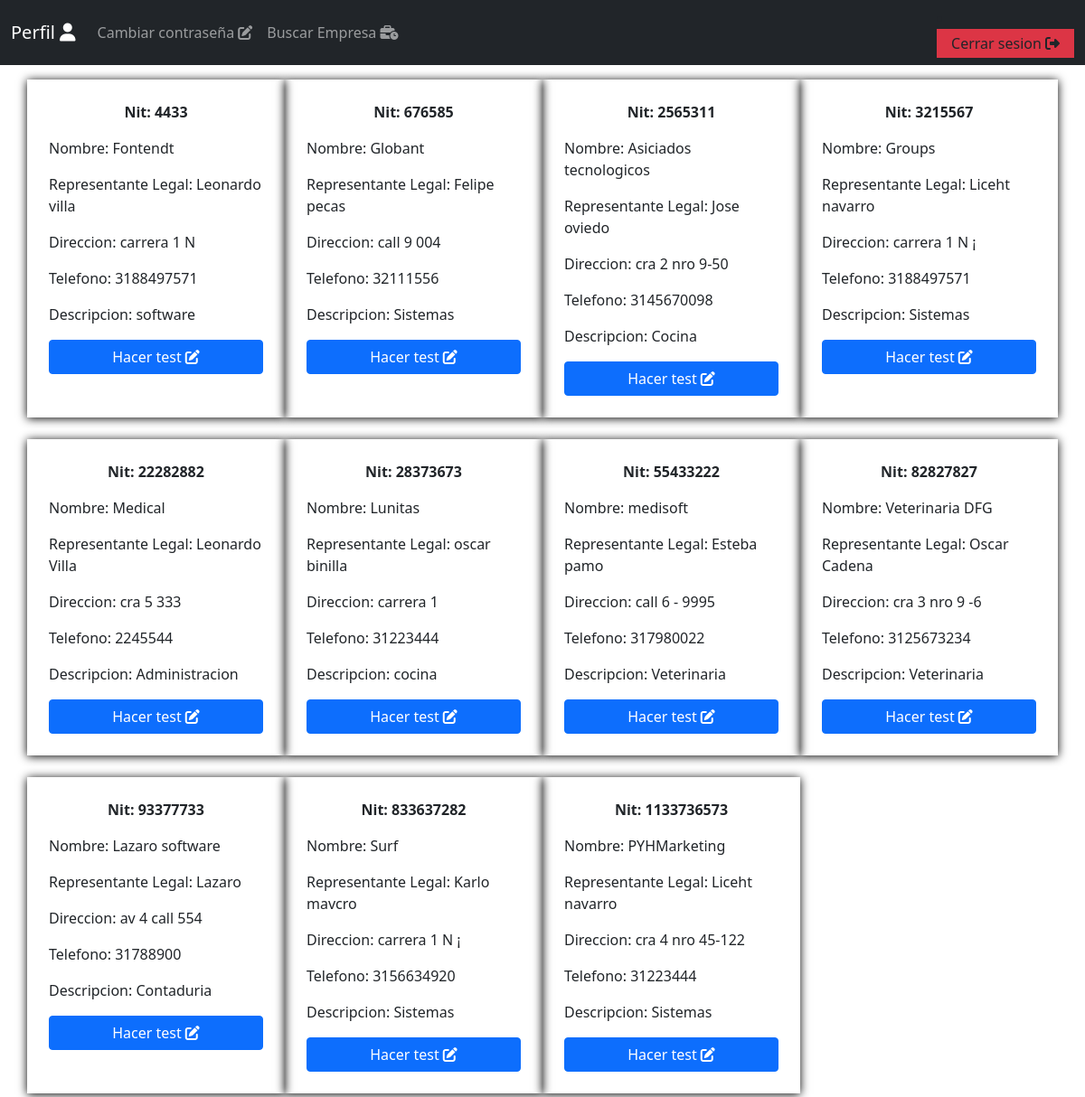
/logic/C_search.php (signed in), run on the app's committed database.
### tables this page shows
CREATE TABLE `empresa` (
  `nit` int(11) NOT NULL,
  `nombre` varchar(50) NOT NULL,
  `representante` varchar(50) NOT NULL,
  `direccion` varchar(50) NOT NULL,
  `telefono` varchar(11) NOT NULL,
  `descripcion` varchar(100) NOT NULL,
  `contrasenia` varchar(100) NOT NULL,
  `estado` int(2) NOT NULL
);

### controller/Sentencias.php (called while the page is built, shortened)
<?php
    include "../models/database.php";
    class Sentencias
    {
        private $db;
        public function __construct()
        {
            $this->db = new Conexion();
            $this->db = $this->db->conectar();
        }
        public function listarEmpresa()
        {
            $sql = "SELECT * FROM empresa WHERE estado = 1";
            $registro = array();
            try{
                $query = $this->db->prepare($sql);
                $query->execute();
                while($row =  $query->fetch(PDO::FETCH_ASSOC)){
                    $registro[] = $row;
                }
            } catch (Exception $ew){
                echo "El error es: ".$ew->getMessage();
            }
            return $registro;
        }
    }
?>

### models/database.php (called while the page is built, shortened)
<?php
    class Conexion
    {
        private $conexion;
        public function conectar(){
            $url ="mysql:host=localhost;dbname=proyecto";
            try{
                $this->conexion = new PDO($url, "root", "");
                $this->conexion->setAttribute(PDO::ATTR_ERRMODE, PDO::ERRMODE_EXCEPTION);
            }
            catch(PDOException  $e){
                echo "El error es: "+$e->getMessage();
            }
            return $this->conexion;
        }
    }
?>

### views/buscar.php (the view)
<!DOCTYPE html>
<html lang="en">
<?php require("../includes/header.php"); ?>
<?php require("../includes/navbarC2.php"); ?>
    <div class="container">
        <div class="row justify-content">
            <?php
            foreach ($listar as $empresa) {
                echo "<div class='col-sm-3 mt-3  p-2 mb-2'>";
                echo "<div class='p-3'>";
                echo "<p class='text-center fw-bold'>Nit: " . $empresa['nit'] . "</p>";
                echo "<p class='text-lg-start'>Nombre: " . $empresa['nombre'] . "</p>";
                echo "<p class='text-xl-start'>Representante Legal: " . $empresa['representante'] . "</p>";
                echo "<p class='text-xl-start'>Direccion: " . $empresa['direccion'] . "</p>";
                echo "<p class='text-xl-start'>Telefono: " . $empresa['telefono'] . "</p>";
                echo "<p class='text-xl-start'>Descripcion: " . $empresa['descripcion'] . "</p>";
                echo "<div class='d-grid gap-2'>";
                echo "<a class='btn btn-primary' type='submit' href='C_test.php?nit=" . $empresa['nit'] . "' >Hacer test <i class='fas fa-edit'></i></a>";
                echo  "</div>";
                echo "</div>";
                echo "</div>";
            }
            ?>
        </div>
    </div>
<?php require("../includes/footer.php"); ?>

### logic/C_search.php (shortened to what this page needs)
<?php
    if($_SESSION['sesion'])
    {
        require ("../controller/Sentencias.php");
        $sentencias = new Sentencias();
        $listar = $sentencias->listarEmpresa();
        require ("../views/buscar.php");
    }
    else{
        header("location: ../index.php");
    }
?>

### includes/header.php (shortened to what this page needs)
<!DOCTYPE html>
<html lang="en">
<head>
    <link href="https://cdn.jsdelivr.net/npm/bootstrap@5.1.3/dist/css/bootstrap.min.css" rel="stylesheet">
    <link rel="stylesheet" href="../css/animations.css"/>
    <link rel="stylesheet" href="../fontawesome/css/all.css"/>
</head>
<body>

### includes/navbarC2.php (shortened to what this page needs)
<nav class='navbar navbar-expand-lg navbar-dark bg-dark'>
    <div class='container-fluid'>
        <a class='navbar-brand' href='../logic/C_perfilCandidato.php'>Perfil <i class="fas fa-user"></i></a>
        <div class='collapse navbar-collapse' id='navbarSupportedContent'>
            <ul class='navbar-nav me-auto mb-2 mb-lg-0'>
                <li class='nav-item'>
                    <a class='nav-link' href='../logic/update.php'>Cambiar contraseña <i class="fas fa-edit"></i></a>
                </li>
                <li class='nav-item'>
                    <a class='nav-link' href='../logic/C_search.php'>Buscar Empresa <i class="fas fa-business-time"></i></a>
                </li>
            </ul>
            <li class='nav-item dropdown'>
                <a class='dropdown-item bg-danger' href='../logic/logout.php'>Cerrar sesion <i class="fas fa-sign-out-alt"></i></a>
            </li>
        </div>
    </div>
</nav>

### includes/footer.php (shortened to what this page needs)
</body>
</html>

### css/animations.css (style rules this page uses)
.col-sm-3 { box-shadow: 0px 1px 10px rgba(0, 0, 0, 2) !important; cursor: default !important; transition: all 400ms ease !important; }

### data on the page
empresa: nit "4433", nombre "Fontendt", representante "Leonardo villa", direccion "carrera 1 N", telefono "3188497571", descripcion "software"
empresa: nit "676585", nombre "Globant", representante "Felipe pecas", direccion "call 9 004", telefono "32111556", descripcion "Sistemas"
empresa: nit "2565311", nombre "Asiciados tecnologicos", representante "Jose oviedo", direccion "cra 2 nro 9-50", telefono "3145670098", descripcion "Cocina"
empresa: nit "3215567", nombre "Groups", representante "Liceht navarro", direccion "carrera 1 N ¡", telefono "3188497571", descripcion "Sistemas"
empresa: nit "22282882", nombre "Medical", representante "Leonardo Villa", direccion "cra 5 333", telefono "2245544", descripcion "Administracion"
empresa: nit "28373673", nombre "Lunitas", representante "oscar binilla", direccion "carrera 1", telefono "31223444", descripcion "cocina"
empresa: nit "55433222", nombre "medisoft", representante "Esteba pamo", direccion "call 6 - 9995", telefono "317980022", descripcion "Veterinaria"
empresa: nit "82827827", nombre "Veterinaria DFG", representante "Oscar Cadena", direccion "cra 3 nro 9 -6", telefono "3125673234", descripcion "Veterinaria"
empresa: nit "93377733", nombre "Lazaro software", representante "Lazaro", direccion "av 4 call 554", telefono "31788900", descripcion "Contaduria"
empresa: nit "833637282", nombre "Surf", representante "Karlo mavcro", direccion "carrera 1 N ¡", telefono "3156634920", descripcion "Sistemas"
empresa: nit "1133736573", nombre "PYHMarketing", representante "Liceht navarro", direccion "cra 4 nro 45-122", telefono "31223444", descripcion "Sistemas"
